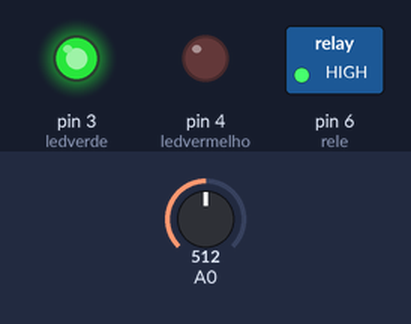
Bench run of a sketch on a simulated Arduino Uno, built with avr-gcc and run on an emulated ATmega328P. Parts: switched loads named in the sketch (green lamp = pin HIGH), output pins drawn as LEDs (lit = HIGH). The test bench sets the inputs (shaded band); at power-on: A0 = 512. The local clock reads 2024-03-15 10:24:30 at power-on unless the sketch sets it; what the sketch prints to the serial monitor is not drawn.

Above: at 0.1 s.
Timing chart, 0 to 1.6 s (numbered marks = the images above):
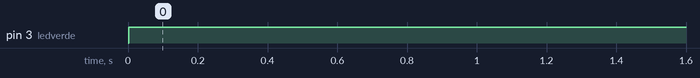

Measured:
- by itself, pin 3 (ledverde): LOW → HIGH at 0.00 s

The sketch:

cod_Irrigacao.ino
```cpp
//#include <Wire.h>
#include "RTClib.h"

byte ledverde=3;
byte ledvermelho=4;

byte horaliga = 6;

RTC_DS3231 rtc;

//char dias[7][12] = {"Domingo", "Segunda", "Terca", "Quarta", "Quinta", "Sexta", "Sabado"};

#define rele 6// é o de baixo olhando com a escrita 2 relay module
//para baixo

int sensor;

void setup() {
    pinMode(rele, OUTPUT);
    pinMode(ledverde, OUTPUT);
    pinMode(ledvermelho, OUTPUT);
    Serial.begin(9600);

    if(!rtc.begin()){
        //Serial.println("RTC NAO INICIALIZADO");
        while(1);
    }
    digitalWrite(rele, HIGH);
   // rtc.adjust(DateTime(2022, 1, 03, 10, 25, 00));
}

void loop() {
    sensor = analogRead(A0);
    DateTime agora = rtc.now();
    Serial.println(sensor);
    if (agora.hour() == horaliga){
        if (sensor > 500){
            digitalWrite(rele, LOW);
            digitalWrite(ledverde, LOW);
            digitalWrite(ledvermelho, HIGH);
            //Serial.println("Esta molhando");// não precisa ser molhada
        }
        else {
            digitalWrite(rele, HIGH);
            digitalWrite(ledverde, HIGH);
            digitalWrite(ledvermelho, LOW);
            //Serial.println("Nao esta molhando");// precisa ser molhada
        }
    }
    else {
        digitalWrite(rele, HIGH);
        digitalWrite(ledverde, HIGH);
        digitalWrite(ledvermelho, LOW);
        //Serial.println("Nao esta molhando");// precisa ser molhada
    }
}
```
